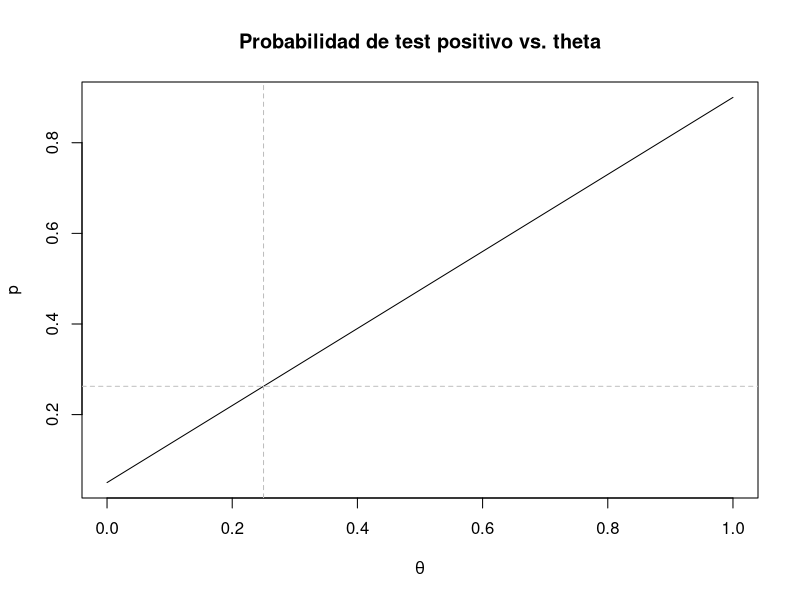
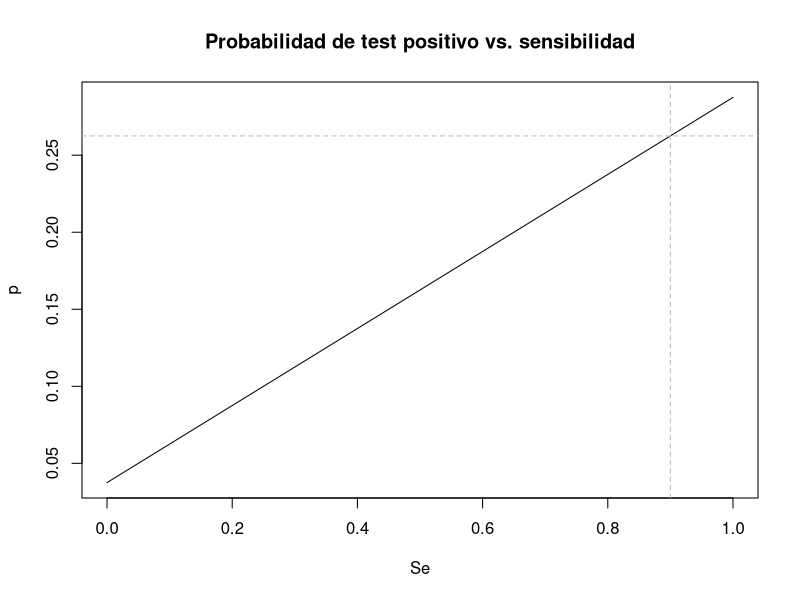
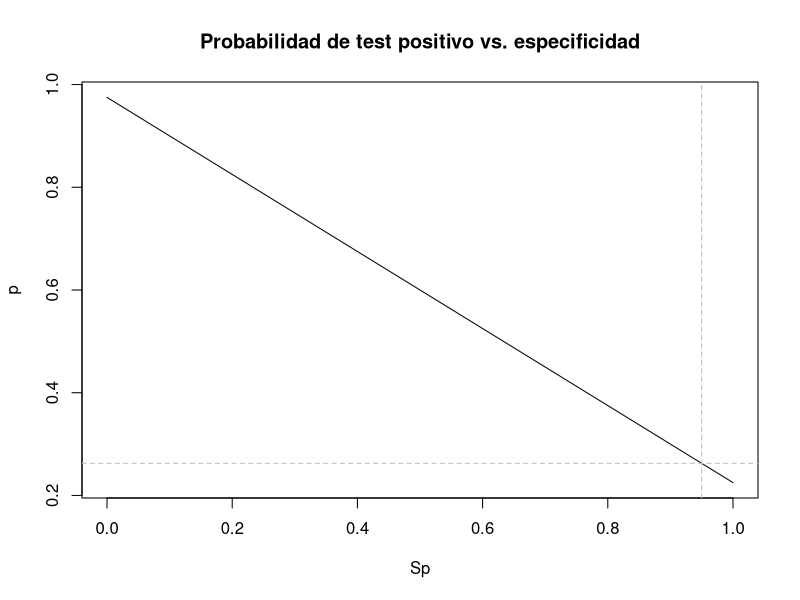
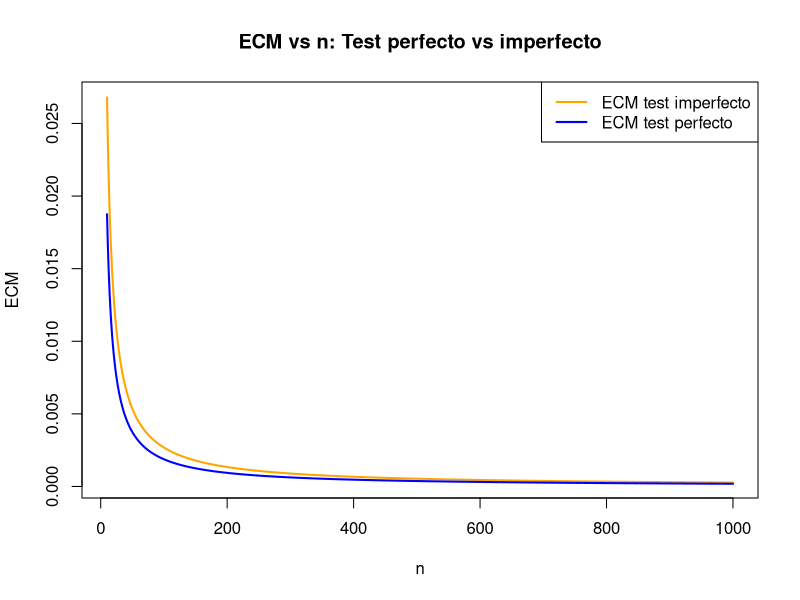
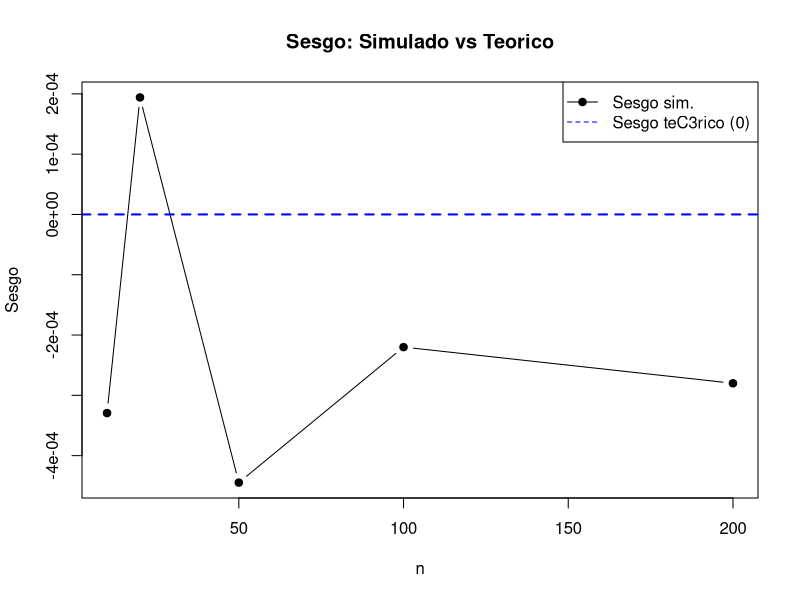
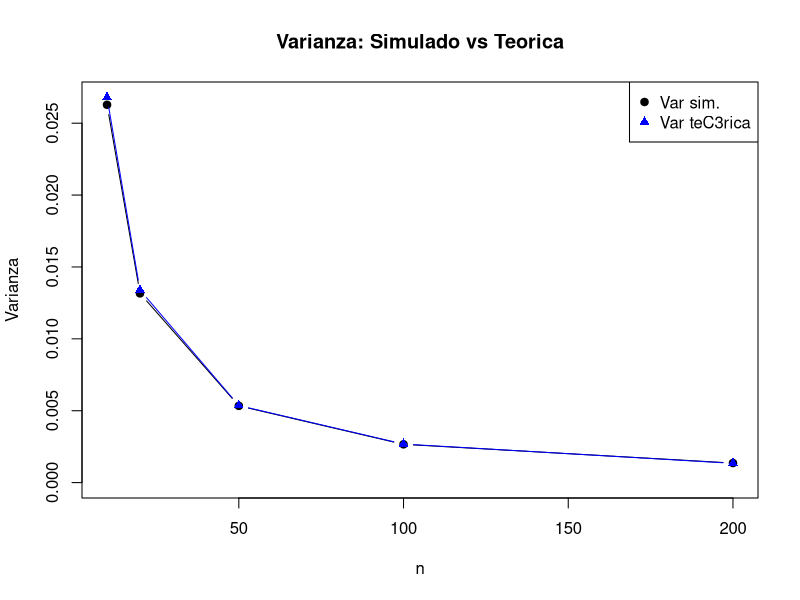
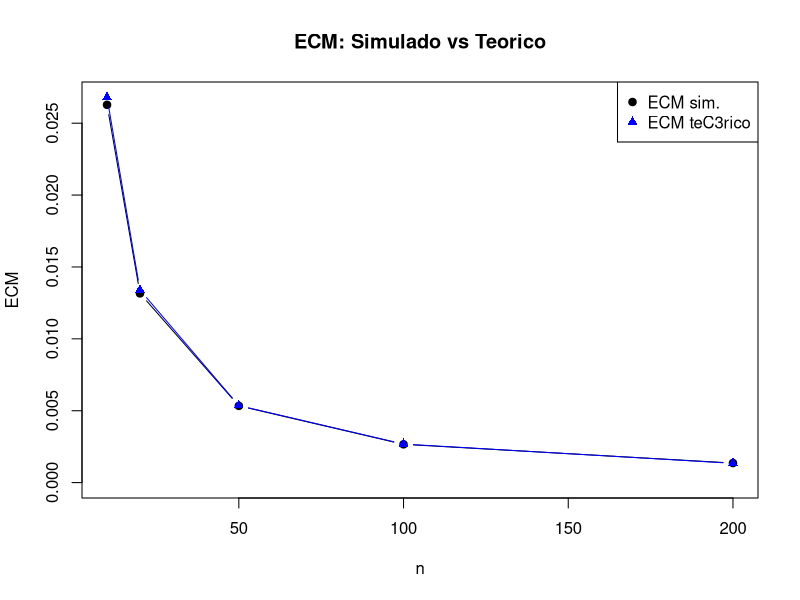
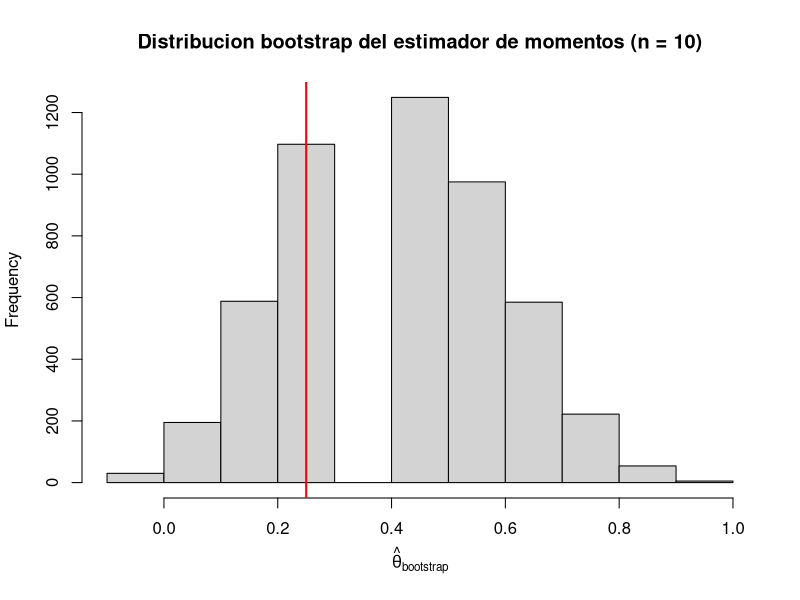

Write the R code that produced these figures, in order.
set.seed(43)

#####PARTE 1#########

#1.5 Cubrimiento empirico mediante simulacion Monte Carlo


tita <- 0.25
ns <-  c(10, 20, 50, 100, 1000, 10000)  #valores de n para los cuales vamos a evaluar la cobertura
Nrep <- 5000                            #empirica
z <- qnorm(0.975)

cubrimientoN <- 0

for (j in seq_along(ns)){
  n <- ns[j]
  cubrimiento <- 0
  
  for(i in 1:Nrep){                                         #repito el experimento 5000 veces.
    muestra <- rbinom(1,n,tita)
    
    estTita <- muestra/n
    termino <- z * sqrt((estTita*(1-estTita))/n)
    intervalo <- c(estTita - termino, estTita + termino)
    
    cubrimiento[i] <- intervalo[1] <= tita && tita <= intervalo[2]
  }
  
  cubrimientoN[j] <- mean(cubrimiento)                  #promedio de veces que el valor real de 
                                                        #tita cayC3 en el intervalo.
}

cubrimientoEmpirico <- data.frame(n = ns, cubrimiento = cubrimientoN)

#####PARTE 2#########

#### 2.0.3 ####


## Valores fijos
Se_fijo  <- 0.9
Sp_fijo  <- 0.95
theta_fijo <- 0.25

## a
theta_grid <- seq(0, 1, length.out = 1000)
p_theta <- Se_fijo * theta_grid + (1 - Sp_fijo) * (1 - theta_grid)

plot(theta_grid, p_theta, type = "l",
     xlab = expression(theta),
     ylab = "p",
     main = "Probabilidad de test positivo vs. theta")
abline(v = theta_fijo, col = "gray", lty = 2)
abline(h = Se_fijo * theta_fijo + (1 - Sp_fijo) * (1 - theta_fijo),
       col = "gray", lty = 2)

## b
Se_grid <- seq(0, 1, length.out = 1000)
p_Se <- Se_grid * theta_fijo + (1 - Sp_fijo) * (1 - theta_fijo)

plot(Se_grid, p_Se, type = "l",
     xlab = "Se",
     ylab = "p",
     main = "Probabilidad de test positivo vs. sensibilidad")
abline(v = Se_fijo, col = "gray", lty = 2)
abline(h = Se_fijo * theta_fijo + (1 - Sp_fijo) * (1 - theta_fijo),
       col = "gray", lty = 2)

## c
Sp_grid <- seq(0, 1, length.out = 1000)
p_Sp <- Se_fijo * theta_fijo + (1 - Sp_grid) * (1 - theta_fijo)

plot(Sp_grid, p_Sp, type = "l",
     xlab = "Sp",
     ylab = "p",
     main = "Probabilidad de test positivo vs. especificidad")
abline(v = Sp_fijo, col = "gray", lty = 2)
abline(h = Se_fijo * theta_fijo + (1 - Sp_fijo) * (1 - theta_fijo),
       col = "gray", lty = 2)


#### 2.1.6 ####

# Parametros

Se <- 0.9
Sp <- 0.95

# p real del test imperfecto
p <- (Se + Sp - 1)*tita + (1 - Sp)

# Rango de n
ns <- 10:1000

# ECM del test perfecto
ECM_perfecto <- tita*(1 - tita) / ns

# ECM del test imperfecto 
ECM_imperfecto <- p*(1 - p) / (ns * (Se + Sp - 1)^2)

# GrC!fico
plot(ns, ECM_imperfecto,
     type="l", col="orange", lwd=2,
     xlab="n", ylab="ECM",
     main="ECM vs n: Test perfecto vs imperfecto")

lines(ns, ECM_perfecto, col="blue", lwd=2)

legend("topright",
       legend=c("ECM test imperfecto", "ECM test perfecto"),
       col=c("orange", "blue"), lwd=2)


#### 2.1.7 ####


R <- 10000
ns <- c(10, 20, 50, 100, 200) 

# FunciC3n estimador de momentos
tita_corregida <- function(p_hat, Se, Sp) {
  (p_hat - (1 - Sp)) / (Se + Sp - 1)
}

# resultados
resultados_imp <- data.frame(
  n = ns,
  bias_sim = NA,
  var_sim  = NA,
  ecm_sim  = NA,
  var_teo  = NA,
  ecm_teo  = NA
)

for (i in seq_along(ns)) {
  n <- ns[i]
  est_imp <- numeric(R)
  
  # Probabilidad real del test positivo
  p_Y <- Se*tita + (1 - Sp)*(1 - tita)
  
  for (r in 1:R) {
    
    # 1) Genero la muestra de T correctamente
    T <- rbinom(n, 1, p_Y)
    
    # 2) Estimador de momentos
    p_hat <- mean(T)
    est_imp[r] <- tita_corregida(p_hat, Se, Sp)
  }
  
  # --- EstadC-sticos simulados ---
  bias_sim <- mean(est_imp) - tita
  var_sim  <- var(est_imp)
  ecm_sim  <- mean((est_imp - tita)^2)
  
  # --- Valores teC3ricos ---
  p_true <- p_Y
  denom  <- Se + Sp - 1
  var_teo <- (p_true*(1 - p_true)) / (n * denom^2)
  ecm_teo <- var_teo   # insesgado
  
  # --- Guardar ---
  resultados_imp$bias_sim[i] <- bias_sim
  resultados_imp$var_sim[i]  <- var_sim
  resultados_imp$ecm_sim[i]  <- ecm_sim
  resultados_imp$var_teo[i]  <- var_teo
  resultados_imp$ecm_teo[i]  <- ecm_teo
}


# Mostrar tabla comparativa
print(resultados_imp)


## SESGO (teorico = 0)
plot(resultados_imp$n, resultados_imp$bias_sim,
     type="b", pch=19,
     xlab="n", ylab="Sesgo",
     main="Sesgo: Simulado vs Teorico",
     ylim=c(min(resultados_imp$bias_sim), max(resultados_imp$bias_sim)))

# lC-nea de sesgo teC3rico = 0
abline(h = 0, col="blue", lwd=2, lty=2)

legend("topright",
       legend=c("Sesgo sim.", "Sesgo teC3rico (0)"),
       col=c("black","blue"), pch=c(19, NA), lty=c(1,2))


## VARIANZA
plot(resultados_imp$n, resultados_imp$var_sim,
     type="b", pch=19,
     xlab="n", ylab="Varianza",
     main="Varianza: Simulado vs Teorica",
     ylim=c(0, max(resultados_imp$var_sim, resultados_imp$var_teo)))

lines(resultados_imp$n, resultados_imp$var_teo,
      type="b", pch=17, col="blue")

legend("topright",
       legend=c("Var sim.", "Var teC3rica"),
       col=c("black","blue"), pch=c(19,17))


## ECM
plot(resultados_imp$n, resultados_imp$ecm_sim,
     type="b", pch=19,
     xlab="n", ylab="ECM",
     main="ECM: Simulado vs Teorico",
     ylim=c(0, max(resultados_imp$ecm_sim, resultados_imp$ecm_teo)))

lines(resultados_imp$n, resultados_imp$ecm_teo,
      type="b", pch=17, col="blue")

legend("topright",
       legend=c("ECM sim.", "ECM teC3rico"),
       col=c("black","blue"), pch=c(19,17))


### 2.1.8 ####

### --------------------------------------------------------
### Punto 8 ??? Bootstrap para n = 10
### --------------------------------------------------------


n <- 10     # tama??o de la muestra
B <- 5000   # cantidad de r??plicas bootstrap

# Probabilidad real de T = 1 bajo test imperfecto
p_Y <- Se * tita + (1 - Sp) * (1 - tita)

# 1) Genero una muestra original de T
T <- rbinom(n, 1, p_Y)

# 2) Bootstrap no param??trico
boot_est <- numeric(B)

for (b in 1:B) {
  T_boot <- sample(T, size = n, replace = TRUE)
  p_hat_boot <- mean(T_boot)
  boot_est[b] <- tita_corregida(p_hat_boot, Se, Sp)
}

# 3) Histograma
hist(boot_est, breaks = 15, freq = TRUE,
     main = "Distribucion bootstrap del estimador de momentos (n = 10)",
     xlab = expression(hat(theta)["bootstrap"]))

abline(v = tita, col = "red", lwd = 2)  # valor verdadero


##### 2.1.9 ####

tita <- 0.25
Se <- 0.9
Sp <- 0.95
p_Y <- Se * tita + (1 - Sp) * (1 - tita)

ns <-  c(10, 20, 50, 100, 1000)
R <- 700 #replicas Monte Carlo
B <- 1000 #remuestreos bootstrap

z <- qnorm(0.975)

res_list <- vector("list",length(ns))
names(res_list) <- as.character(ns)

for (j in seq_along(ns)){
  n <- ns[j]
  cubrimientos <- logical(R)
  longitudes <- numeric(R)
  
  for (r in 1:R){
    T <- rbinom(n,1,p_Y)
    boot_est <- numeric(B)
    
    for (b in 1:B){
      T_boot <- sample(T, size = n, replace = TRUE)
      p_hat_boot <- mean(T_boot)
      boot_est[b] <- tita_corregida(p_hat_boot, Se, Sp)
    }
    
    lower <- quantile(boot_est, probs = 0.025, names = FALSE)
    upper <- quantile(boot_est, probs = 0.975, names = FALSE)
    
    cubrimientos[r] <- (lower <= tita) && (tita <= upper)
    longitudes[r] <- (upper - lower)
  }
  
  res_list[[j]] <- list(
    n = n,
    cubrimiento = mean(cubrimientos),
    longitud_media = mean(longitudes)
  )
  
}

res_df <- do.call(rbind, lapply(res_list, function(z){
  data.frame(n = z$n,
             cubrimiento = z$cubrimiento,
             longitud_media = z$longitud_media)
}))
rownames(res_df) <- NULL

#### 2.1.10 ####

res_listAsint <- vector("list", length(ns))
names(res_listAsint) <- as.character(ns)

for (j in seq_along(ns)){
  n <- ns[j]
  cubrimientos <- logical(R)
  longitudes <- numeric(R)
  
  for (r in 1:R){
    T <- rbinom(n, 1, p_Y)
    
    p_hat <- mean(T)
    tita_hat <- tita_corregida(p_hat,Se,Sp)
    est_Var <- (p_hat*(1-p_hat))/(n*(Se+Sp-1)^2)
    
    termino <- z*sqrt(est_Var)
    lower <- tita_hat - termino
    upper <- tita_hat + termino
    
    cubrimientos[r] <- (lower <= tita) && (tita <= upper)
    longitudes[r] <- (upper - lower)
  }
  
  res_listAsint[[j]] <- list(
    n = n,
    cubrimiento = mean(cubrimientos),
    longitud_media = mean(longitudes)
  )
}

resAsint_df <- do.call(rbind, lapply(res_listAsint, function(z){
  data.frame(n = z$n,
             cubrimiento = z$cubrimiento,
             longitud_media = z$longitud_media)
}))
rownames(resAsint_df) <- NULL

#### 3.1.2 ####

#Definimos los valores.
n_pre <- 100
n_post <- 100
Se <- 0.9
Sp <- 0.95
tita_pre <- 0.2
tita_post <- 0.15

#Calculamos p_pre y p_post:

p_pre <- (Se + Sp - 1)* tita_pre + (1 - Sp)
p_post <- (Se + Sp - 1)* tita_post + (1 - Sp)


#Generamos ambas muestras (pre y post):

Xpre <- rbinom(n_pre, 1, p_pre)
Xpost <- rbinom(n_post, 1, p_post)

#Ahora calculamos U(Xpre, Xpost):
p_preHat <- mean(Xpre)
p_postHat <- mean(Xpost)

tita_preHat <- (p_preHat + Sp - 1)/(Se + Sp - 1)
tita_postHat <- (p_postHat + Sp - 1)/(Se + Sp - 1)

Var_preHat <- (p_preHat*(1-p_preHat))/(n_pre*(Se+Sp-1)^2)
Var_postHat <- (p_postHat*(1-p_postHat))/(n_post*(Se+Sp-1)^2)


U <- (tita_postHat - tita_preHat)/(sqrt(Var_postHat + Var_preHat))


#Que pasa si achicamos la muestra? 

#n = 50

n_pre <- 50
n_post <- 50
Se <- 0.9
Sp <- 0.95
tita_pre <- 0.2
tita_post <- 0.15

#Calculamos p_pre y p_post:

p_pre <- (Se + Sp - 1)* tita_pre + (1 - Sp)
p_post <- (Se + Sp - 1)* tita_post + (1 - Sp)


#Generamos ambas muestras (pre y post):

Xpre <- rbinom(n_pre, 1, p_pre)
Xpost <- rbinom(n_post, 1, p_post)

#Ahora calculamos U(Xpre, Xpost):
p_preHat <- mean(Xpre)
p_postHat <- mean(Xpost)

tita_preHat <- (p_preHat + Sp - 1)/(Se + Sp - 1)
tita_postHat <- (p_postHat + Sp - 1)/(Se + Sp - 1)

Var_preHat <- (p_preHat*(1-p_preHat))/(n_pre*(Se+Sp-1)^2)
Var_postHat <- (p_postHat*(1-p_postHat))/(n_post*(Se+Sp-1)^2)


U50 <- (tita_postHat - tita_preHat)/(sqrt(Var_postHat + Var_preHat))

#n=10

n_pre <- 10
n_post <- 10
Se <- 0.9
Sp <- 0.95
tita_pre <- 0.2
tita_post <- 0.15

#Calculamos p_pre y p_post:

p_pre <- (Se + Sp - 1)* tita_pre + (1 - Sp)
p_post <- (Se + Sp - 1)* tita_post + (1 - Sp)


#Generamos ambas muestras (pre y post):

Xpre <- rbinom(n_pre, 1, p_pre)
Xpost <- rbinom(n_post, 1, p_post)

#Ahora calculamos U(Xpre, Xpost):
p_preHat <- mean(Xpre)
p_postHat <- mean(Xpost)

tita_preHat <- (p_preHat + Sp - 1)/(Se + Sp - 1)
tita_postHat <- (p_postHat + Sp - 1)/(Se + Sp - 1)

Var_preHat <- (p_preHat*(1-p_preHat))/(n_pre*(Se+Sp-1)^2)
Var_postHat <- (p_postHat*(1-p_postHat))/(n_post*(Se+Sp-1)^2)


U10 <- (tita_postHat - tita_preHat)/(sqrt(Var_postHat + Var_preHat))


### 3.1.3 ####


# Estimador de Delta y su desvío estándar
DeltaHat <- tita_postHat - tita_preHat
se_Delta <- sqrt(Var_preHat + Var_postHat)

# Intervalo asintotico 95%
z <- qnorm(0.975)
IC_lower <- DeltaHat - z * se_Delta
IC_upper <- DeltaHat + z * se_Delta

cat("DeltaHat =", round(DeltaHat, 4), "\n")
cat("IC 95% para Delta: [", round(IC_lower, 4), ",", round(IC_upper, 4), "]\n")

